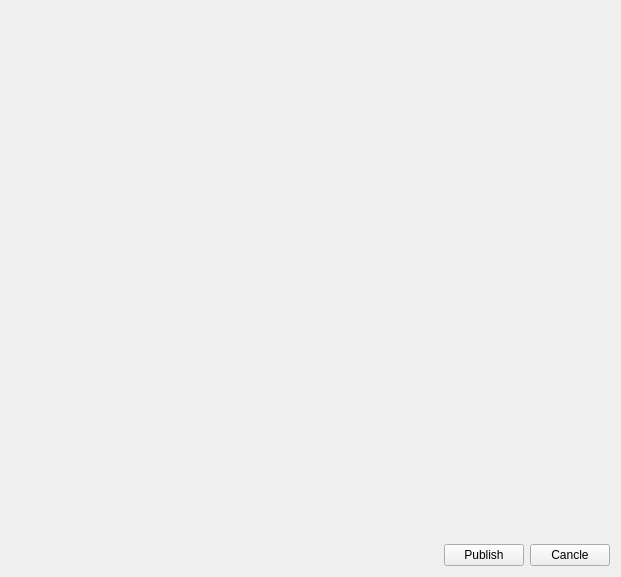
<?xml version="1.0" encoding="UTF-8"?>
<ui version="4.0">
 <class>Form</class>
 <widget class="QWidget" name="Form">
  <property name="geometry">
   <rect>
    <x>0</x>
    <y>0</y>
    <width>621</width>
    <height>577</height>
   </rect>
  </property>
  <property name="windowTitle">
   <string>Form</string>
  </property>
  <layout class="QGridLayout" name="gridLayout">
   <item row="0" column="0" colspan="3">
    <layout class="QVBoxLayout" name="verticalLayout_flame"/>
   </item>
   <item row="1" column="1">
    <spacer name="verticalSpacer">
     <property name="orientation">
      <enum>Qt::Vertical</enum>
     </property>
     <property name="sizeHint" stdset="0">
      <size>
       <width>20</width>
       <height>519</height>
      </size>
     </property>
    </spacer>
   </item>
   <item row="2" column="0">
    <spacer name="horizontalSpacer">
     <property name="orientation">
      <enum>Qt::Horizontal</enum>
     </property>
     <property name="sizeHint" stdset="0">
      <size>
       <width>438</width>
       <height>20</height>
      </size>
     </property>
    </spacer>
   </item>
   <item row="2" column="1">
    <widget class="QPushButton" name="pushButton">
     <property name="text">
      <string>Publish</string>
     </property>
    </widget>
   </item>
   <item row="2" column="2">
    <widget class="QPushButton" name="pushButton_2">
     <property name="text">
      <string>Cancle</string>
     </property>
    </widget>
   </item>
  </layout>
 </widget>
 <resources/>
 <connections/>
</ui>
